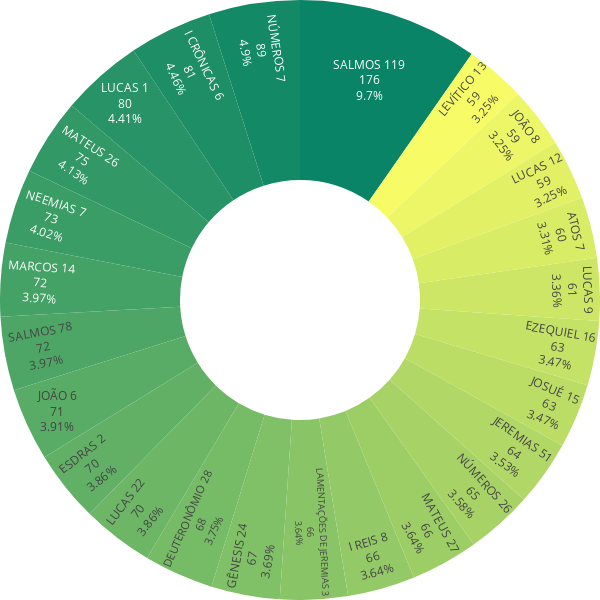

Source (notebook cell):
### Code cell
import plotly.express as px
import seaborn as sns

pal = list(sns.color_palette(palette="summer", n_colors=25).as_hex())

top_capitulos_vers_pr = top_capitulos_vers.reset_index()
top_capitulos_vers_pr["label"] = (
    top_capitulos_vers_pr["livro"] + " " + top_capitulos_vers_pr["capitulo"]
)


fig = px.pie(
    top_capitulos_vers_pr,
    values="versiculo",
    names="label",
    color_discrete_sequence=pal,
)
fig.update_traces(
    textposition="inside",
    textinfo="label+value+percent",
    hole=0.4,
    # hoverinfo="label+percent+name",
)
fig.update_layout(
    width=600, height=600, margin=dict(t=0, l=0, r=0, b=0), showlegend=False
)

fig.show()

### Figure 1 — Plotly figure (JSON) as saved in the notebook; plotly's stock layout.template omitted (floating-point values rounded to 4 significant figures)
{"data": [{"domain": {"x": [0, 1], "y": [0, 1]}, "hole": 0.4, "hovertemplate": "label=%{label}<br>versiculo=%{value}<extra></extra>", "labels": ["SALMOS 119", "NÚMEROS 7", "I CRÔNICAS 6", "LUCAS 1", "MATEUS 26", "NEEMIAS 7", "MARCOS 14", "SALMOS 78", "JOÃO 6", "ESDRAS 2", "LUCAS 22", "DEUTERONÔMIO 28", "GÊNESIS 24", "LAMENTAÇÕES DE JEREMIAS 3", "I REIS 8", "MATEUS 27", "NÚMEROS 26", "JEREMIAS 51", "JOSUÉ 15", "EZEQUIEL 16", "LUCAS 9", "ATOS 7", "LUCAS 12", "JOÃO 8", "LEVÍTICO 13"], "legendgroup": "", "name": "", "showlegend": true, "textinfo": "label+value+percent", "textposition": "inside", "type": "pie", "values": [176, 89, 81, 80, 75, 73, 72, 72, 71, 70, 70, 68, 67, 66, 66, 66, 65, 64, 63, 63, 61, 60, 59, 59, 59]}], "layout": {"height": 600, "legend": {"tracegroupgap": 0}, "margin": {"b": 0, "l": 0, "r": 0, "t": 0}, "piecolorway": ["#098466", "#138966", "#1d8e66", "#279366", "#319866", "#3b9d66", "#44a266", "#4ea666", "#58ac66", "#62b066", "#6cb666", "#76bb66", "#80c066", "#89c466", "#93c966", "#9dce66", "#a7d366", "#b1d866", "#bbdd66", "#c4e266", "#cee666", "#d8ec66", "#e2f066", "#ecf666", "#f6fb66"], "showlegend": false, "width": 600}}
